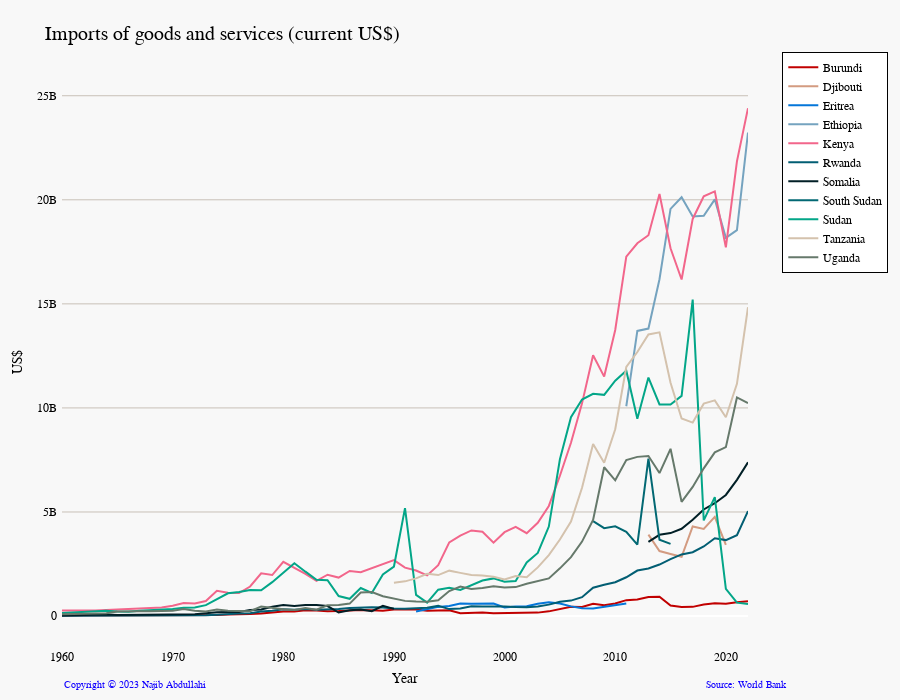

Notebook code cell kept with this figure:
### Markdown cell above
<a id="structure"><h3>Imports of goods and services (current US$)</h3></a>

### Code cell
colors = ['#C10000', '#d39b81','#0476D9','#75A3BF','#F2668B','#025E73','#011F26','#026873','#03A688','#D4C2AD','#66796B','#BB0000']
columns = ['Year','Imports of goods and services (current US$)', 'Country']
df_selected = east_africa_countries_data[columns]
# df_selected=df_selected[(df_selected['Year']>='1996')]
columns=df_selected.columns
create_line_chart_static(df_selected,'Imports of goods and services (current US$)',columns[1:],colors,"US$")
